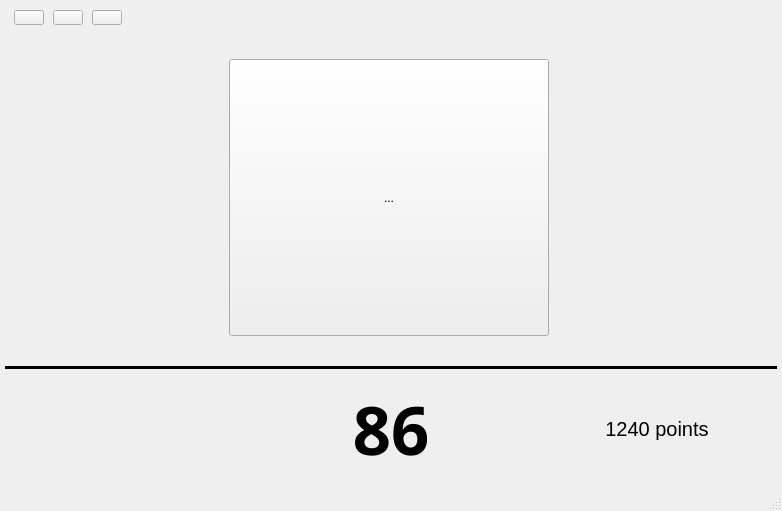
<?xml version="1.0" encoding="UTF-8"?>
<ui version="4.0">
 <class>MainWindow</class>
 <widget class="QMainWindow" name="MainWindow">
  <property name="geometry">
   <rect>
    <x>0</x>
    <y>0</y>
    <width>782</width>
    <height>511</height>
   </rect>
  </property>
  <property name="windowTitle">
   <string>MainWindow</string>
  </property>
  <property name="tabShape">
   <enum>QTabWidget::Rounded</enum>
  </property>
  <widget class="QWidget" name="centralwidget">
   <property name="sizePolicy">
    <sizepolicy hsizetype="Preferred" vsizetype="Preferred">
     <horstretch>0</horstretch>
     <verstretch>0</verstretch>
    </sizepolicy>
   </property>
   <layout class="QVBoxLayout" name="verticalLayout">
    <property name="spacing">
     <number>0</number>
    </property>
    <property name="leftMargin">
     <number>5</number>
    </property>
    <property name="topMargin">
     <number>5</number>
    </property>
    <property name="rightMargin">
     <number>5</number>
    </property>
    <property name="bottomMargin">
     <number>0</number>
    </property>
    <item>
     <widget class="QWidget" name="bar" native="true">
      <property name="maximumSize">
       <size>
        <width>16777215</width>
        <height>25</height>
       </size>
      </property>
      <layout class="QHBoxLayout" name="horizontalLayout">
       <property name="spacing">
        <number>9</number>
       </property>
       <property name="topMargin">
        <number>5</number>
       </property>
       <property name="bottomMargin">
        <number>5</number>
       </property>
       <item>
        <widget class="QPushButton" name="close">
         <property name="maximumSize">
          <size>
           <width>30</width>
           <height>20</height>
          </size>
         </property>
         <property name="text">
          <string/>
         </property>
        </widget>
       </item>
       <item>
        <widget class="QPushButton" name="visit">
         <property name="maximumSize">
          <size>
           <width>30</width>
           <height>20</height>
          </size>
         </property>
         <property name="text">
          <string/>
         </property>
        </widget>
       </item>
       <item>
        <widget class="QPushButton" name="mini">
         <property name="maximumSize">
          <size>
           <width>30</width>
           <height>20</height>
          </size>
         </property>
         <property name="focusPolicy">
          <enum>Qt::StrongFocus</enum>
         </property>
         <property name="text">
          <string/>
         </property>
         <property name="autoDefault">
          <bool>false</bool>
         </property>
         <property name="default">
          <bool>false</bool>
         </property>
         <property name="flat">
          <bool>false</bool>
         </property>
        </widget>
       </item>
       <item>
        <spacer name="bar_spacer">
         <property name="orientation">
          <enum>Qt::Horizontal</enum>
         </property>
         <property name="sizeHint" stdset="0">
          <size>
           <width>40</width>
           <height>15</height>
          </size>
         </property>
        </spacer>
       </item>
      </layout>
     </widget>
    </item>
    <item>
     <layout class="QGridLayout" name="Menu">
      <item row="4" column="0">
       <widget class="QWidget" name="down" native="true">
        <property name="maximumSize">
         <size>
          <width>16777215</width>
          <height>120</height>
         </size>
        </property>
        <layout class="QGridLayout" name="gridLayout_down">
         <property name="horizontalSpacing">
          <number>5</number>
         </property>
         <item row="0" column="0">
          <widget class="PlotWidget" name="widget" native="true">
           <property name="sizePolicy">
            <sizepolicy hsizetype="Preferred" vsizetype="Preferred">
             <horstretch>0</horstretch>
             <verstretch>0</verstretch>
            </sizepolicy>
           </property>
           <property name="minimumSize">
            <size>
             <width>0</width>
             <height>0</height>
            </size>
           </property>
           <property name="maximumSize">
            <size>
             <width>300</width>
             <height>120</height>
            </size>
           </property>
           <property name="layoutDirection">
            <enum>Qt::LeftToRight</enum>
           </property>
          </widget>
         </item>
         <item row="0" column="1">
          <widget class="QLabel" name="CurrentScore">
           <property name="sizePolicy">
            <sizepolicy hsizetype="Expanding" vsizetype="Preferred">
             <horstretch>0</horstretch>
             <verstretch>0</verstretch>
            </sizepolicy>
           </property>
           <property name="minimumSize">
            <size>
             <width>20</width>
             <height>60</height>
            </size>
           </property>
           <property name="maximumSize">
            <size>
             <width>300</width>
             <height>120</height>
            </size>
           </property>
           <property name="font">
            <font>
             <family>JetBrains Mono</family>
             <pointsize>50</pointsize>
             <weight>75</weight>
             <bold>true</bold>
            </font>
           </property>
           <property name="text">
            <string>86</string>
           </property>
           <property name="alignment">
            <set>Qt::AlignCenter</set>
           </property>
          </widget>
         </item>
         <item row="0" column="2">
          <widget class="QLabel" name="TotalScore">
           <property name="minimumSize">
            <size>
             <width>0</width>
             <height>0</height>
            </size>
           </property>
           <property name="maximumSize">
            <size>
             <width>250</width>
             <height>120</height>
            </size>
           </property>
           <property name="font">
            <font>
             <pointsize>15</pointsize>
             <kerning>true</kerning>
            </font>
           </property>
           <property name="layoutDirection">
            <enum>Qt::RightToLeft</enum>
           </property>
           <property name="text">
            <string>1240 points</string>
           </property>
           <property name="alignment">
            <set>Qt::AlignCenter</set>
           </property>
          </widget>
         </item>
        </layout>
       </widget>
      </item>
      <item row="1" column="0">
       <widget class="Line" name="line">
        <property name="frameShadow">
         <enum>QFrame::Plain</enum>
        </property>
        <property name="lineWidth">
         <number>10</number>
        </property>
        <property name="orientation">
         <enum>Qt::Horizontal</enum>
        </property>
       </widget>
      </item>
      <item row="0" column="0">
       <widget class="QWidget" name="up" native="true">
        <property name="minimumSize">
         <size>
          <width>0</width>
          <height>0</height>
         </size>
        </property>
        <property name="maximumSize">
         <size>
          <width>16777215</width>
          <height>350</height>
         </size>
        </property>
        <layout class="QGridLayout" name="gridLayout_up">
         <property name="horizontalSpacing">
          <number>5</number>
         </property>
         <property name="verticalSpacing">
          <number>7</number>
         </property>
         <item row="0" column="5">
          <widget class="QWidget" name="Turn_bar" native="true">
           <property name="maximumSize">
            <size>
             <width>70</width>
             <height>200</height>
            </size>
           </property>
          </widget>
         </item>
         <item row="1" column="5">
          <widget class="QWidget" name="Turn_level" native="true">
           <property name="maximumSize">
            <size>
             <width>80</width>
             <height>50</height>
            </size>
           </property>
          </widget>
         </item>
         <item row="0" column="0">
          <widget class="QWidget" name="Acc_bar" native="true">
           <property name="maximumSize">
            <size>
             <width>70</width>
             <height>200</height>
            </size>
           </property>
          </widget>
         </item>
         <item row="0" column="2">
          <spacer name="Spacer">
           <property name="orientation">
            <enum>Qt::Horizontal</enum>
           </property>
           <property name="sizeType">
            <enum>QSizePolicy::Fixed</enum>
           </property>
           <property name="sizeHint" stdset="0">
            <size>
             <width>35</width>
             <height>20</height>
            </size>
           </property>
          </spacer>
         </item>
         <item row="0" column="3" rowspan="2">
          <widget class="QToolButton" name="feedback">
           <property name="minimumSize">
            <size>
             <width>50</width>
             <height>50</height>
            </size>
           </property>
           <property name="maximumSize">
            <size>
             <width>320</width>
             <height>320</height>
            </size>
           </property>
           <property name="focusPolicy">
            <enum>Qt::TabFocus</enum>
           </property>
           <property name="text">
            <string>...</string>
           </property>
          </widget>
         </item>
         <item row="0" column="1">
          <widget class="QWidget" name="Brake_bar" native="true">
           <property name="maximumSize">
            <size>
             <width>70</width>
             <height>200</height>
            </size>
           </property>
          </widget>
         </item>
         <item row="1" column="6">
          <widget class="QWidget" name="Swerve_level" native="true">
           <property name="maximumSize">
            <size>
             <width>80</width>
             <height>50</height>
            </size>
           </property>
          </widget>
         </item>
         <item row="0" column="6">
          <widget class="QWidget" name="Swerve_bar" native="true">
           <property name="maximumSize">
            <size>
             <width>70</width>
             <height>200</height>
            </size>
           </property>
          </widget>
         </item>
         <item row="1" column="0">
          <widget class="QWidget" name="Acc_level" native="true">
           <property name="maximumSize">
            <size>
             <width>80</width>
             <height>50</height>
            </size>
           </property>
          </widget>
         </item>
         <item row="1" column="1">
          <widget class="QWidget" name="Brake_level" native="true">
           <property name="maximumSize">
            <size>
             <width>80</width>
             <height>50</height>
            </size>
           </property>
          </widget>
         </item>
         <item row="0" column="4">
          <spacer name="Spacer_2">
           <property name="orientation">
            <enum>Qt::Horizontal</enum>
           </property>
           <property name="sizeType">
            <enum>QSizePolicy::Fixed</enum>
           </property>
           <property name="sizeHint" stdset="0">
            <size>
             <width>35</width>
             <height>20</height>
            </size>
           </property>
          </spacer>
         </item>
        </layout>
       </widget>
      </item>
     </layout>
    </item>
   </layout>
  </widget>
  <widget class="QMenuBar" name="menubar">
   <property name="geometry">
    <rect>
     <x>0</x>
     <y>0</y>
     <width>782</width>
     <height>21</height>
    </rect>
   </property>
  </widget>
  <widget class="QStatusBar" name="statusbar"/>
 </widget>
 <customwidgets>
  <customwidget>
   <class>PlotWidget</class>
   <extends>QWidget</extends>
   <header>pyqtgraph</header>
   <container>1</container>
  </customwidget>
 </customwidgets>
 <resources/>
 <connections/>
</ui>
